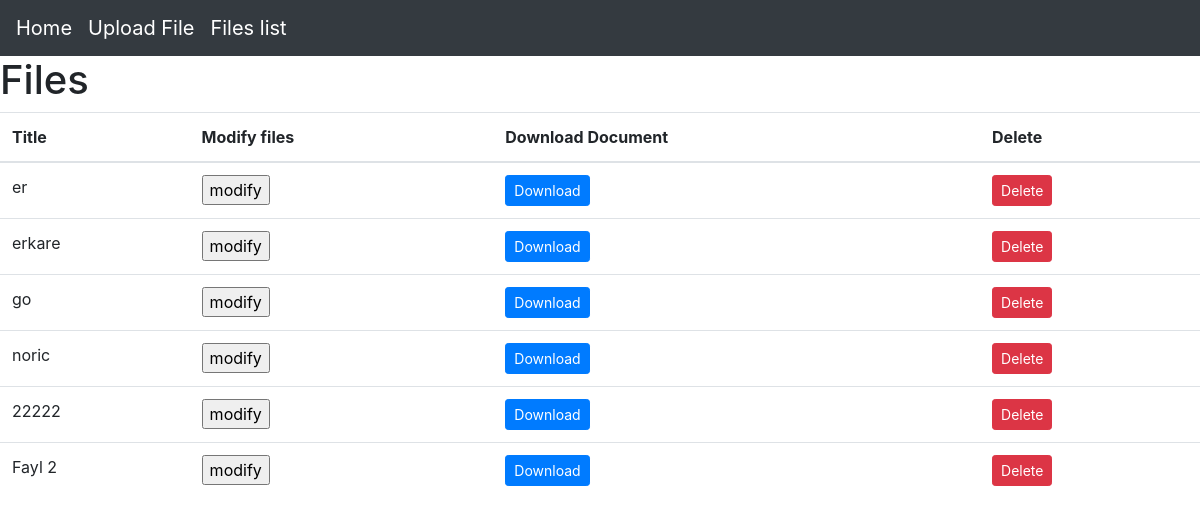
The page /files/ on the database as committed earlier.
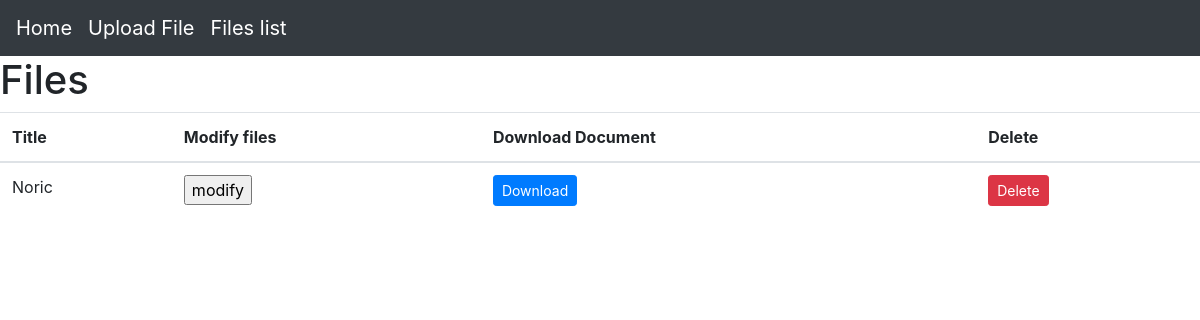
The same page on the database as committed later.
### blanks/models.py (models this page shows, shortened)
class DocFile(models.Model):
    description = models.CharField(max_length=255, blank=True)
    document = models.FileField(upload_to='documents/', validators=[validate_file_extension])

### blanks/views.py (the view)
# urls.py: path('files/', views.file_list, name='file_list'),
def file_list(request):
    documents = DocFile.objects.all()
    return render(request, 'file_list.html',{
        'documents': documents
    })

### blanks/templates/blanks/file_list.html (shortened to what this page needs)
{% extends 'base.html' %}
{% block content %}
    <h1>Files</h1>
    <table class="table">
        <thead>
            <tr>
                <th>Title</th>
                <th>Modify files</th>
                <th>Download Document</th>
                <th>Delete</th>
            </tr>
        </thead>
        <tbody>
            {% for every_document in documents %}
                <tr>
                    <td>{{ every_document.description }}</td>
                    <td>
                        <form action="{% url 'edit_files' every_document.id %}" target="_blank">
                            <input type="submit" value="modify" />
                        </form>
                    </td>
                    <td>
                        <a  href="{{ every_document.document.url }}" class="btn btn-primary btn-sm" target="_blank" name="to_modify">
                            Download
                        </a>
                    </td>
                    <td>
                        <form method="post" action="{% url 'delete_book' every_document.pk %}">
                            <button type="submit" class="btn btn-danger btn-sm">Delete</button>
                        </form>
                    </td>
                </tr>
            {% endfor %}
        </tbody>
    </table>
{% endblock %}

### blanks/templates/base.html (shortened to what this page needs)
<!doctype html>
<html lang="en">
  <head>
    <link rel="stylesheet" href="https://stackpath.bootstrapcdn.com/bootstrap/4.1.3/css/bootstrap.min.css"
>
  </head>
  <body>
  <nav class="navbar navbar-dark bg-dark">
      <a class="navbar-brand" href="{% url 'Home' %}">Home   <span class="sr-only">(current)</span></a>
        <a class="navbar-brand" href="{% url 'upload_files' %}">Upload File </a>
      <ul class="nav navbar-nav mr-auto">
          <li class="nav-item">
              <a class="navbar-brand" href="{% url 'file_list' %}">Files list<span class="sr-only">(current)</span></a>
          </li>
      </ul>
  </nav>
    {% block content %}
    {% endblock %}
  </body>
</html>

Rows that differ between the two databases and show on the page:
removed DocFile: description "er"
removed DocFile: description "erkare"
removed DocFile: description "go"
removed DocFile: description "noric"
removed DocFile: description "22222"
removed DocFile: description "Fayl 2"
added DocFile: description "Noric"
